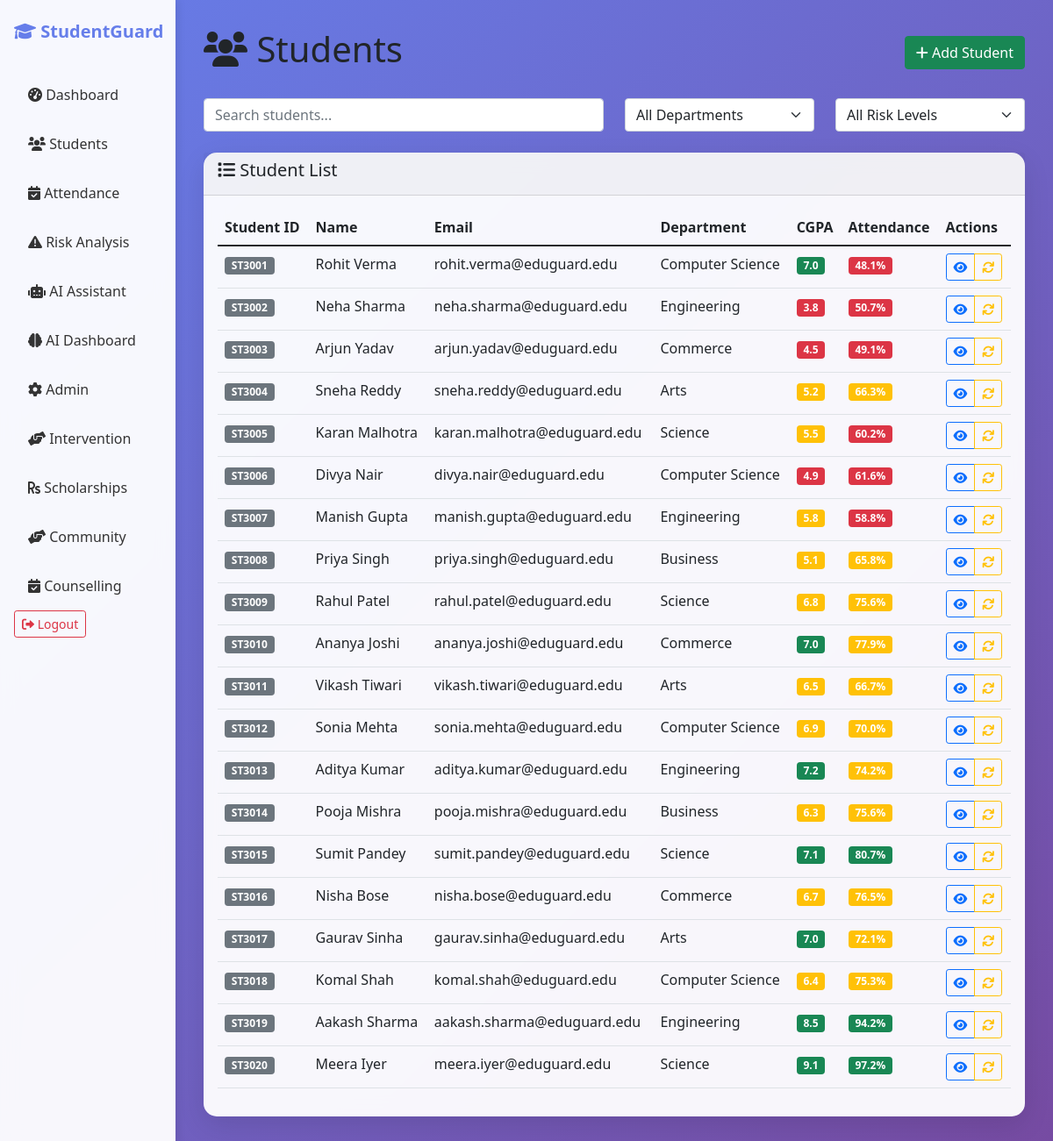
Page /students (signed in) on the committed database.
### models.py (models this page shows, shortened)
class Student(db.Model):
    __tablename__ = 'students'
    id = db.Column(db.Integer, primary_key=True)
    user_id = db.Column(db.Integer, db.ForeignKey('users.id'))
    student_id = db.Column(db.String(20), unique=True, nullable=False)
    first_name = db.Column(db.String(50), nullable=False)
    last_name = db.Column(db.String(50), nullable=False)
    email = db.Column(db.String(120), nullable=False)
    department = db.Column(db.String(50))
    year = db.Column(db.Integer)
    semester = db.Column(db.Integer)
    gpa = db.Column(db.Float)
    behavior_score = db.Column(db.Float, default=7.0)  # 1-10 scale
    enrollment_date = db.Column(db.Date)
    credits_completed = db.Column(db.Integer, default=0)
    parent_name = db.Column(db.String(100))
    parent_email = db.Column(db.String(120))
    parent_phone = db.Column(db.String(20))
    attendance_records = db.relationship('Attendance', backref='student', lazy=True)
    risk_profile = db.relationship('RiskProfile', backref='student', uselist=False, lazy=True)
    counselling_sessions = db.relationship('Counselling', backref='student', lazy=True)
    mentor_assignments = db.relationship('MentorAssignment', backref='student', lazy=True)

class RiskProfile(db.Model):
    __tablename__ = 'risk_profiles'
    id = db.Column(db.Integer, primary_key=True)
    student_id = db.Column(db.Integer, db.ForeignKey('students.id'), nullable=False)
    risk_score = db.Column(db.Float, default=0.0)
    risk_level = db.Column(db.String(20), default='Low')  # Low, Medium, High, Critical
    attendance_rate = db.Column(db.Float, default=0.0)
    academic_performance = db.Column(db.Float, default=0.0)
    risk_reasons = db.Column(db.Text)  # Comma-separated reasons for rule-based assessment
    financial_issues = db.Column(db.Boolean, default=False)
    family_problems = db.Column(db.Boolean, default=False)
    health_issues = db.Column(db.Boolean, default=False)
    social_isolation = db.Column(db.Boolean, default=False)
    mental_wellbeing_score = db.Column(db.Float, default=10.0) # 0-10 scale, 10 is best
    last_updated = db.Column(db.DateTime, default=datetime.utcnow)
    ml_prediction = db.Column(db.Float)
    ml_confidence = db.Column(db.Float)
    ml_features = db.Column(db.Text)

### routes.py (the view, shortened to what this page needs)
@main_bp.route('/students')
@login_required
@faculty_required
def students():
    try:
        page = request.args.get('page', 1, type=int)
        search = request.args.get('search', '')
        query = Student.query
        students = query.paginate(
            page=page, per_page=20, error_out=False
        )
        return render_template('students.html', students=students, search=search)
    except Exception as e:
        flash(f'Students error: {str(e)}', 'danger')
        return render_template('students.html', students=None, search='')

### routes.py (called while the page is built)
def faculty_required(f):
    from functools import wraps
    @wraps(f)
    def decorated_function(*args, **kwargs):
        if not current_user.is_authenticated or current_user.role not in ['admin', 'faculty']:
            flash('Faculty access required', 'danger')
            return redirect(url_for('main.login'))
        return f(*args, **kwargs)
    return decorated_function

### templates/students.html (shortened to what this page needs)
{% extends "base.html" %}
{% block content %}
<div class="d-flex justify-content-between align-items-center mb-4">
    <h1><i class="fas fa-users"></i> Students</h1>
    <button class="btn btn-success" data-bs-toggle="modal" data-bs-target="#addStudentModal">
        <i class="fas fa-plus"></i> Add Student
    </button>
</div>
<div class="row mb-4">
    <div class="col-md-6">
        <input type="text" class="form-control" placeholder="Search students...">
    </div>
    <div class="col-md-3">
        <select class="form-select">
            <option>All Departments</option>
        </select>
    </div>
    <div class="col-md-3">
        <select class="form-select">
            <option>All Risk Levels</option>
        </select>
    </div>
</div>
<div class="card">
    <div class="card-header">
        <h5><i class="fas fa-list"></i> Student List</h5>
    </div>
    <div class="card-body">
        <div class="table-responsive">
            <table class="table table-hover">
                <thead>
                    <tr>
                        <th>Student ID</th>
                        <th>Name</th>
                        <th>Email</th>
                        <th>Department</th>
                        <th>CGPA</th>
                        <th>Attendance</th>
                        <th>Actions</th>
                    </tr>
                </thead>
                <tbody>
{% if students and students.items %}
  {% for student in students.items %}
  <tr>
    <td><span class="badge bg-secondary">{{ student.student_id }}</span></td>
    <td>{{ student.first_name }} {{ student.last_name }}</td>
    <td>{{ student.email }}</td>
    <td>{{ student.department or 'N/A' }}</td>
    <td>
      {% if student.gpa %}
        <span class="badge {% if student.gpa >= 7 %}bg-success{% elif student.gpa >= 5 %}bg-warning{% else %}bg-danger{% endif %}">
          {{ student.gpa }}
        </span>
      {% else %}N/A{% endif %}
    </td>
    <td>
      {% if student.risk_profile %}
        <span class="badge {% if student.risk_profile.attendance_rate >= 80 %}bg-success{% elif student.risk_profile.attendance_rate >= 65 %}bg-warning{% else %}bg-danger{% endif %}">
          {{ student.risk_profile.attendance_rate|round(1) }}%
        </span>
      {% else %}N/A{% endif %}
    </td>
    <td>
      <div class="btn-group btn-group-sm">
        <a href="/student/{{ student.id }}" class="btn btn-outline-primary"><i class="fas fa-eye"></i></a>
        <a href="/api/update_risk/{{ student.id }}" class="btn btn-outline-warning"><i class="fas fa-sync"></i></a>
      </div>
    </td>
  </tr>
  {% endfor %}
{% else %}
  <tr><td colspan="7" class="text-center text-muted">No students found</td></tr>
{% endif %}
</tbody>
            </table>
        </div>
    </div>
</div>
{% endblock %}

### templates/base.html (style rules this page uses)
body { background: linear-gradient(135deg, #667eea 0%, #764ba2 100%); min-height: 100vh; }
.card { background: rgba(255, 255, 255, 0.95); backdrop-filter: blur(10px); border: none; border-radius: 15px; box-shadow: 0 10px 30px rgba(0, 0, 0, 0.1); }

### rows in the picture
Student: student_id "ST3001", first_name "Rohit", last_name "Verma", email "rohit.verma@eduguard.edu", department "Computer Science", gpa "7.0", risk_profile.attendance_rate "48.1"
Student: student_id "ST3002", first_name "Neha", last_name "Sharma", email "neha.sharma@eduguard.edu", department "Engineering", gpa "3.8", risk_profile.attendance_rate "50.7"
Student: student_id "ST3003", first_name "Arjun", last_name "Yadav", email "arjun.yadav@eduguard.edu", department "Commerce", gpa "4.5", risk_profile.attendance_rate "49.1"
Student: student_id "ST3004", first_name "Sneha", last_name "Reddy", email "sneha.reddy@eduguard.edu", department "Arts", gpa "5.2", risk_profile.attendance_rate "66.3"
Student: student_id "ST3005", first_name "Karan", last_name "Malhotra", email "karan.malhotra@eduguard.edu", department "Science", gpa "5.5", risk_profile.attendance_rate "60.2"
Student: student_id "ST3006", first_name "Divya", last_name "Nair", email "divya.nair@eduguard.edu", department "Computer Science", gpa "4.9", risk_profile.attendance_rate "61.6"
Student: student_id "ST3007", first_name "Manish", last_name "Gupta", email "manish.gupta@eduguard.edu", department "Engineering", gpa "5.8", risk_profile.attendance_rate "58.8"
Student: student_id "ST3008", first_name "Priya", last_name "Singh", email "priya.singh@eduguard.edu", department "Business", gpa "5.1", risk_profile.attendance_rate "65.8"
Student: student_id "ST3009", first_name "Rahul", last_name "Patel", email "rahul.patel@eduguard.edu", department "Science", gpa "6.8", risk_profile.attendance_rate "75.6"
Student: student_id "ST3010", first_name "Ananya", last_name "Joshi", email "ananya.joshi@eduguard.edu", department "Commerce", gpa "7.0", risk_profile.attendance_rate "77.9"
Student: student_id "ST3011", first_name "Vikash", last_name "Tiwari", email "vikash.tiwari@eduguard.edu", department "Arts", gpa "6.5", risk_profile.attendance_rate "66.7"
Student: student_id "ST3012", first_name "Sonia", last_name "Mehta", email "sonia.mehta@eduguard.edu", department "Computer Science", gpa "6.9", risk_profile.attendance_rate "70.0"
Student: student_id "ST3013", first_name "Aditya", last_name "Kumar", email "aditya.kumar@eduguard.edu", department "Engineering", gpa "7.2", risk_profile.attendance_rate "74.2"
Student: student_id "ST3014", first_name "Pooja", last_name "Mishra", email "pooja.mishra@eduguard.edu", department "Business", gpa "6.3", risk_profile.attendance_rate "75.6"
Student: student_id "ST3015", first_name "Sumit", last_name "Pandey", email "sumit.pandey@eduguard.edu", department "Science", gpa "7.1", risk_profile.attendance_rate "80.7"
Student: student_id "ST3016", first_name "Nisha", last_name "Bose", email "nisha.bose@eduguard.edu", department "Commerce", gpa "6.7", risk_profile.attendance_rate "76.5"
Student: student_id "ST3017", first_name "Gaurav", last_name "Sinha", email "gaurav.sinha@eduguard.edu", department "Arts", gpa "7.0", risk_profile.attendance_rate "72.1"
Student: student_id "ST3018", first_name "Komal", last_name "Shah", email "komal.shah@eduguard.edu", department "Computer Science", gpa "6.4", risk_profile.attendance_rate "75.3"
Student: student_id "ST3019", first_name "Aakash", last_name "Sharma", email "aakash.sharma@eduguard.edu", department "Engineering", gpa "8.5", risk_profile.attendance_rate "94.2"
Student: student_id "ST3020", first_name "Meera", last_name "Iyer", email "meera.iyer@eduguard.edu", department "Science", gpa "9.1", risk_profile.attendance_rate "97.2"
